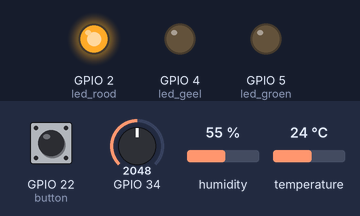
This sketch was run on a simulated ESP32. Shown: output pins drawn as LEDs (lit = HIGH). The test bench sets the inputs (shaded band); at power-on: temperature 24 °C, GPIO 34 = 2048, GPIO 22 (button) HIGH, humidity 55 %. WiFi joins after 1.5 s; servers stay silent unless stated; what the sketch prints to the serial monitor is not drawn.

Above: at 3.0 s.
3.1 s: temperature set to 21 °C
At 4.6 s:
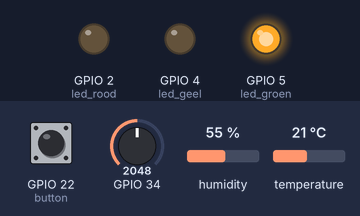
5.4 s: GPIO 34 set to 540
6.9 s: GPIO 34 set to 493
At 7.5 s:
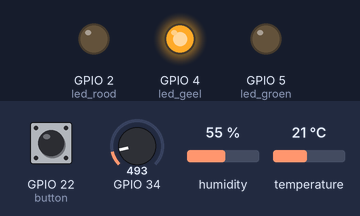
10.0 s: temperature set to 12 °C
At 11.2 s:
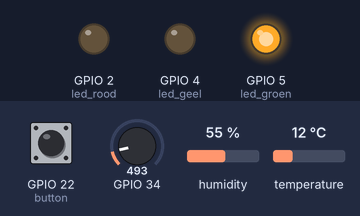
11.5 s: temperature set to 19 °C
13.3 s: temperature set to 22 °C
At 15.1 s:
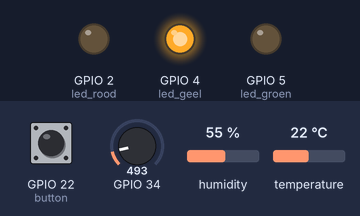
Timing chart, 0 to 16.6 s (numbered marks = the images above; inputs shaded):
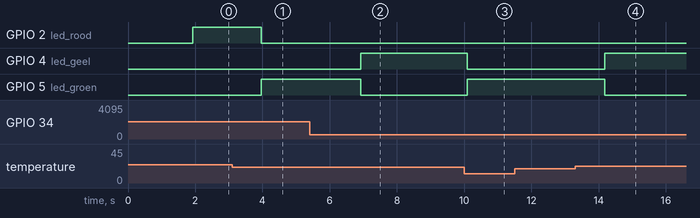

The sketch:

Eindopdracht_sensoren_en_interfacing.ino
```cpp
#define BLYNK_PRINT Serial

#include <SPI.h>
#include <WiFi.h>
#include <WiFiClient.h>
#include <BlynkSimpleEsp32.h>
#include "DHT.h"

char auth[] = "y5Oj9vGyCsyGpbROK15ynEg-xU0Ks_AX";
char ssid[] = "telenet-0BB62";
char pass[] = "F8vPuVsXH4P3";

#define DHTPIN 19
#define DHTTYPE DHT11

#define led_rood 2
#define led_groen 5
#define led_geel 4
int button = 22;

#define temperatuur V0
#define wanted_temp V1

WidgetLED rode_led(V2);
WidgetLED groene_led(V3);
WidgetLED gele_led(V4);

DHT dht(DHTPIN, DHTTYPE);
BlynkTimer timer;
#include <Wire.h>
#include <LiquidCrystal_I2C.h>
LiquidCrystal_I2C lcd(0x27, 16, 2);

float temp = 0;
float v = 0;

void setup() {
  Serial.begin(9600);
  Serial.println(F("DHTxx test!"));

  Blynk.begin(auth, ssid, pass, "server.wyns.it", 8081);

  dht.begin();
  pinMode(led_rood, OUTPUT);
  pinMode(led_groen, OUTPUT);
  pinMode(led_geel, OUTPUT);
  pinMode(button, INPUT_PULLUP);
}

void loop() {
  Blynk.run();

  Blynk.virtualWrite(temperatuur, temp);
  Blynk.virtualWrite(wanted_temp, v);

  delay(100);

  float val = map(analogRead(34), 0, 1023, 100, 300);
  float getal = val / 10;

  float t = dht.readTemperature();


  // Check if any reads failed and exit early (to try again).
  if (isnan(t)) {
    Serial.println(F("Failed to read from DHT sensor!"));
    return;
  }
  temp = t;

  if (getal > temp - 1)
  {
    digitalWrite(led_groen, HIGH);
    digitalWrite(led_geel, LOW);
    digitalWrite(led_rood, LOW);
    groene_led.on();
    gele_led.off();
    rode_led.off();
  } else
  {
    digitalWrite(led_geel, HIGH);
    digitalWrite(led_groen, LOW);
    digitalWrite(led_rood, LOW);
    gele_led.on();
    groene_led.off();
    rode_led.off();
  }
  if (temp > 22)
  {
    digitalWrite(led_rood, HIGH);
    digitalWrite(led_groen, LOW);
    digitalWrite(led_geel, LOW);
    rode_led.on();
    groene_led.off();
    gele_led.off();
  }
  while (digitalRead(button) == LOW)
  {

    Serial.print(F("  Temperature: "));
    Serial.print(t);
    Serial.println("");

    temp = t;


    Serial.print(F("  wanted: "));
    Serial.print(getal);
    Serial.println("");
  }
}
```

Measured:
- the behaviour switches between 23 and 22 °C on temperature (found by bisection; images 0 and 1)
- the behaviour switches between 517 and 516 on GPIO 34 (found by bisection; images 1 and 2)
- the behaviour switches between 20 and 21 °C on temperature (found by bisection; images 3 and 4)
- after the input at 3.1 s, GPIO 2 (led_rood): HIGH → LOW after 0.87 s; GPIO 5 (led_groen): LOW → HIGH after 0.87 s
- after the input at 5.4 s, every drawn part: stays the same
- after the input at 6.9 s, GPIO 4 (led_geel): LOW → HIGH at once; GPIO 5 (led_groen): HIGH → LOW at once
- after the input at 10.0 s, GPIO 4 (led_geel): HIGH → LOW after 0.10 s; GPIO 5 (led_groen): LOW → HIGH after 0.10 s
- after the input at 11.5 s, every drawn part: stays the same
- after the input at 13.3 s, GPIO 4 (led_geel): LOW → HIGH after 0.88 s; GPIO 5 (led_groen): HIGH → LOW after 0.88 s
